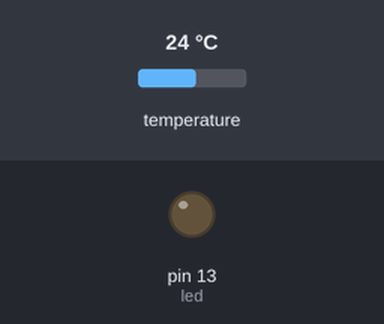
The sketch below on a simulated Arduino Uno, built with avr-gcc and run on an emulated ATmega328P. Parts: output pins drawn as LEDs (lit = HIGH). The test bench sets the inputs (shaded band); at power-on: temperature 24 °C.

Above: at 10.59 s.
10.9 s: temperature set to 19 °C
At 19.36 s:
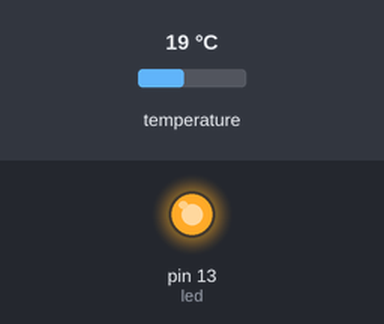
Timing chart, 0 to 23.6 s (numbered marks = the images above; inputs shaded):
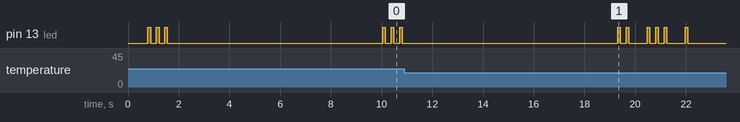

The sketch:

digitempmon.ino
```cpp
#include <OneWire.h>
#include <DallasTemperature.h>

#define ONE_WIRE_BUS 8

OneWire ourWire(ONE_WIRE_BUS);
DallasTemperature sensors(&ourWire);

int led = 13;

void blink()
{
    digitalWrite(led, HIGH);
    delay(111);

    digitalWrite(led, LOW);
    delay(222);
}

void pulse(int n)
{
    int i;
    for(i = 0; i < n; i = i+1) {
        blink();
    }

    delay(500);
}

void sequence(int n)
{
    int lg = 25;
    int sm = 5;

    pulse(n/lg);
    pulse((n%lg)/sm);
    pulse((n%lg)%sm);
}

void setup()
{
    pinMode(led, OUTPUT);
    sensors.begin();
}

void loop()
{
    sensors.requestTemperatures();

    int t = sensors.getTempFByIndex(0); // sensors.getTempCByIndex(0);

    sequence(t);
    delay(6000);
}
```
